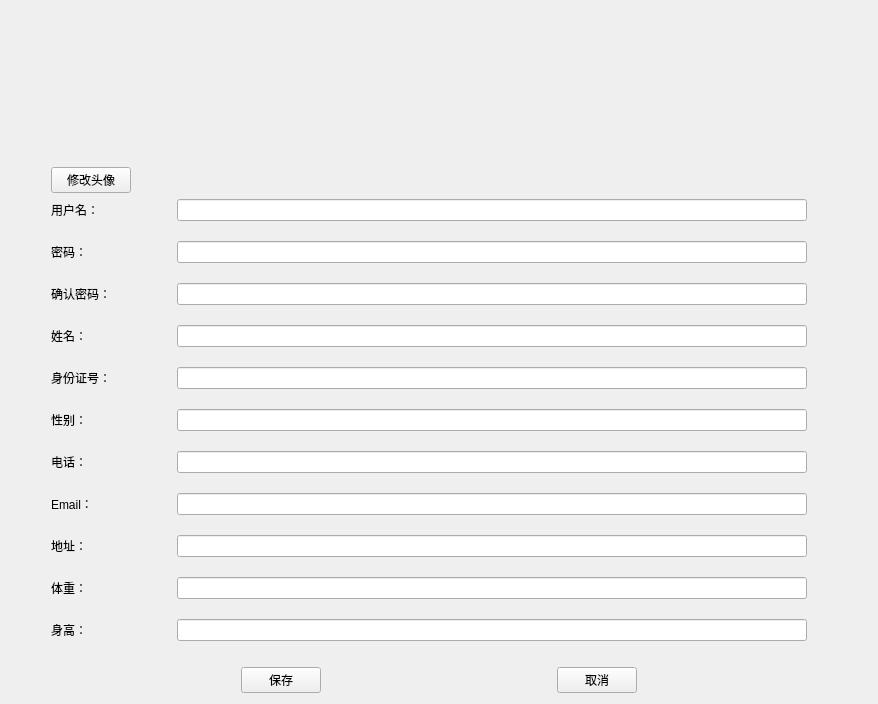
<?xml version="1.0" encoding="UTF-8"?>
<ui version="4.0">
 <class>InformationSetting</class>
 <widget class="QWidget" name="InformationSetting">
  <property name="geometry">
   <rect>
    <x>0</x>
    <y>0</y>
    <width>878</width>
    <height>688</height>
   </rect>
  </property>
  <property name="windowTitle">
   <string>InformationSetting</string>
  </property>
  <layout class="QVBoxLayout" name="verticalLayout_3">
   <item>
    <layout class="QHBoxLayout" name="horizontalLayout_3">
     <item>
      <spacer name="horizontalSpacer_10">
       <property name="orientation">
        <enum>Qt::Horizontal</enum>
       </property>
       <property name="sizeType">
        <enum>QSizePolicy::Fixed</enum>
       </property>
       <property name="sizeHint" stdset="0">
        <size>
         <width>30</width>
         <height>20</height>
        </size>
       </property>
      </spacer>
     </item>
     <item>
      <widget class="QLabel" name="label_picture">
       <property name="sizePolicy">
        <sizepolicy hsizetype="Fixed" vsizetype="Fixed">
         <horstretch>100</horstretch>
         <verstretch>200</verstretch>
        </sizepolicy>
       </property>
       <property name="minimumSize">
        <size>
         <width>100</width>
         <height>150</height>
        </size>
       </property>
       <property name="maximumSize">
        <size>
         <width>100</width>
         <height>150</height>
        </size>
       </property>
       <property name="text">
        <string/>
       </property>
      </widget>
     </item>
     <item>
      <spacer name="horizontalSpacer_6">
       <property name="orientation">
        <enum>Qt::Horizontal</enum>
       </property>
       <property name="sizeHint" stdset="0">
        <size>
         <width>40</width>
         <height>20</height>
        </size>
       </property>
      </spacer>
     </item>
    </layout>
   </item>
   <item>
    <layout class="QHBoxLayout" name="horizontalLayout_4">
     <item>
      <spacer name="horizontalSpacer_5">
       <property name="orientation">
        <enum>Qt::Horizontal</enum>
       </property>
       <property name="sizeType">
        <enum>QSizePolicy::Fixed</enum>
       </property>
       <property name="sizeHint" stdset="0">
        <size>
         <width>40</width>
         <height>20</height>
        </size>
       </property>
      </spacer>
     </item>
     <item>
      <widget class="QPushButton" name="pushButton_modify_picture">
       <property name="sizePolicy">
        <sizepolicy hsizetype="Fixed" vsizetype="Fixed">
         <horstretch>0</horstretch>
         <verstretch>0</verstretch>
        </sizepolicy>
       </property>
       <property name="text">
        <string>修改头像</string>
       </property>
      </widget>
     </item>
     <item>
      <spacer name="horizontalSpacer_8">
       <property name="orientation">
        <enum>Qt::Horizontal</enum>
       </property>
       <property name="sizeHint" stdset="0">
        <size>
         <width>40</width>
         <height>20</height>
        </size>
       </property>
      </spacer>
     </item>
    </layout>
   </item>
   <item>
    <layout class="QHBoxLayout" name="horizontalLayout">
     <item>
      <spacer name="horizontalSpacer_7">
       <property name="orientation">
        <enum>Qt::Horizontal</enum>
       </property>
       <property name="sizeType">
        <enum>QSizePolicy::Fixed</enum>
       </property>
       <property name="sizeHint" stdset="0">
        <size>
         <width>40</width>
         <height>20</height>
        </size>
       </property>
      </spacer>
     </item>
     <item>
      <layout class="QVBoxLayout" name="verticalLayout_2">
       <property name="spacing">
        <number>20</number>
       </property>
       <item>
        <widget class="QLabel" name="label_2">
         <property name="text">
          <string>用户名：</string>
         </property>
        </widget>
       </item>
       <item>
        <widget class="QLabel" name="label_3">
         <property name="text">
          <string>密码：</string>
         </property>
        </widget>
       </item>
       <item>
        <widget class="QLabel" name="label_4">
         <property name="text">
          <string>确认密码：</string>
         </property>
        </widget>
       </item>
       <item>
        <widget class="QLabel" name="label">
         <property name="text">
          <string>姓名：</string>
         </property>
        </widget>
       </item>
       <item>
        <widget class="QLabel" name="label_7">
         <property name="text">
          <string>身份证号：</string>
         </property>
        </widget>
       </item>
       <item>
        <widget class="QLabel" name="label_9">
         <property name="text">
          <string>性别：</string>
         </property>
        </widget>
       </item>
       <item>
        <widget class="QLabel" name="label_5">
         <property name="text">
          <string>电话：</string>
         </property>
        </widget>
       </item>
       <item>
        <widget class="QLabel" name="label_8">
         <property name="text">
          <string>Email：</string>
         </property>
        </widget>
       </item>
       <item>
        <widget class="QLabel" name="label_6">
         <property name="text">
          <string>地址：</string>
         </property>
        </widget>
       </item>
       <item>
        <widget class="QLabel" name="label_10">
         <property name="text">
          <string>体重：</string>
         </property>
        </widget>
       </item>
       <item>
        <widget class="QLabel" name="label_11">
         <property name="text">
          <string>身高：</string>
         </property>
        </widget>
       </item>
      </layout>
     </item>
     <item>
      <spacer name="horizontalSpacer_2">
       <property name="orientation">
        <enum>Qt::Horizontal</enum>
       </property>
       <property name="sizeType">
        <enum>QSizePolicy::Fixed</enum>
       </property>
       <property name="sizeHint" stdset="0">
        <size>
         <width>60</width>
         <height>20</height>
        </size>
       </property>
      </spacer>
     </item>
     <item>
      <layout class="QVBoxLayout" name="verticalLayout">
       <property name="spacing">
        <number>20</number>
       </property>
       <item>
        <widget class="QLineEdit" name="lineEdit_username"/>
       </item>
       <item>
        <widget class="QLineEdit" name="lineEdit_password"/>
       </item>
       <item>
        <widget class="QLineEdit" name="lineEdit_confirm_password"/>
       </item>
       <item>
        <widget class="QLineEdit" name="lineEdit_name"/>
       </item>
       <item>
        <widget class="QLineEdit" name="lineEdit_id"/>
       </item>
       <item>
        <widget class="QLineEdit" name="lineEdit_sex"/>
       </item>
       <item>
        <widget class="QLineEdit" name="lineEdit_phone"/>
       </item>
       <item>
        <widget class="QLineEdit" name="lineEdit_emial"/>
       </item>
       <item>
        <widget class="QLineEdit" name="lineEdit_address"/>
       </item>
       <item>
        <widget class="QLineEdit" name="lineEdit_weight"/>
       </item>
       <item>
        <widget class="QLineEdit" name="lineEdit_height"/>
       </item>
      </layout>
     </item>
     <item>
      <spacer name="horizontalSpacer_9">
       <property name="orientation">
        <enum>Qt::Horizontal</enum>
       </property>
       <property name="sizeType">
        <enum>QSizePolicy::Fixed</enum>
       </property>
       <property name="sizeHint" stdset="0">
        <size>
         <width>60</width>
         <height>20</height>
        </size>
       </property>
      </spacer>
     </item>
    </layout>
   </item>
   <item>
    <spacer name="verticalSpacer">
     <property name="orientation">
      <enum>Qt::Vertical</enum>
     </property>
     <property name="sizeType">
      <enum>QSizePolicy::Fixed</enum>
     </property>
     <property name="sizeHint" stdset="0">
      <size>
       <width>20</width>
       <height>20</height>
      </size>
     </property>
    </spacer>
   </item>
   <item>
    <layout class="QHBoxLayout" name="horizontalLayout_2">
     <item>
      <spacer name="horizontalSpacer_3">
       <property name="orientation">
        <enum>Qt::Horizontal</enum>
       </property>
       <property name="sizeHint" stdset="0">
        <size>
         <width>40</width>
         <height>20</height>
        </size>
       </property>
      </spacer>
     </item>
     <item>
      <widget class="QPushButton" name="pushButton_save">
       <property name="text">
        <string>保存</string>
       </property>
      </widget>
     </item>
     <item>
      <spacer name="horizontalSpacer">
       <property name="orientation">
        <enum>Qt::Horizontal</enum>
       </property>
       <property name="sizeHint" stdset="0">
        <size>
         <width>40</width>
         <height>20</height>
        </size>
       </property>
      </spacer>
     </item>
     <item>
      <widget class="QPushButton" name="pushButton">
       <property name="text">
        <string>取消</string>
       </property>
      </widget>
     </item>
     <item>
      <spacer name="horizontalSpacer_4">
       <property name="orientation">
        <enum>Qt::Horizontal</enum>
       </property>
       <property name="sizeHint" stdset="0">
        <size>
         <width>40</width>
         <height>20</height>
        </size>
       </property>
      </spacer>
     </item>
    </layout>
   </item>
  </layout>
 </widget>
 <layoutdefault spacing="6" margin="11"/>
 <resources/>
 <connections/>
</ui>
